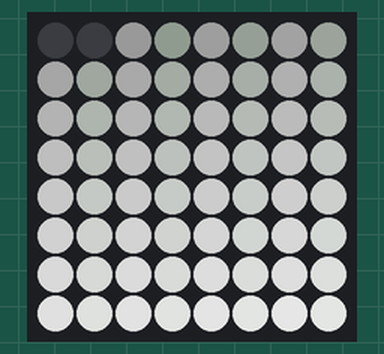
The program below on a simulated Raspberry Pi (BCM pin numbers) with a Sense HAT. Parts: the Sense HAT's 8×8 RGB LED matrix. Dim RGB values are drawn brighter than linear.

Above: at 0.1 s.
At 1.1 s:
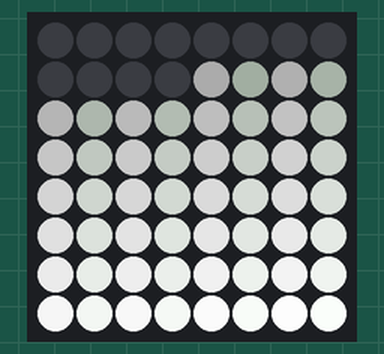

The program:

low_light.py
```python
from sense_hat import SenseHat
import random
import time

s = SenseHat()

screen = []
for i in range(64):
    n = i * 4
    screen.append((n,n,n))

while True:
    s.set_pixels(screen)
    s.low_light = not s.low_light
    time.sleep(1)
```

Measured:
- what the display in image 1 shows lasts 1.0 s, from 1.0 s to 2.0 s
